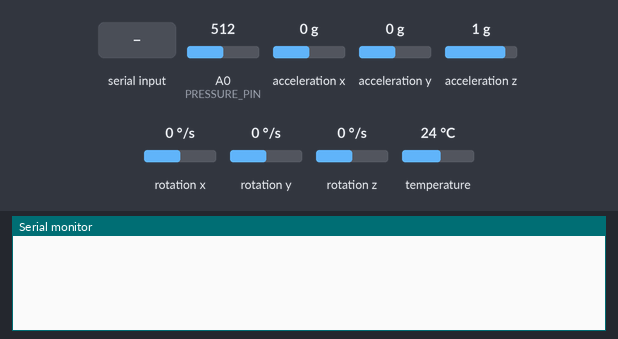
This program was run on a simulated Arduino Micro, built with avr-gcc and run on an emulated ATmega32U4. On the bench: the last lines printed to the serial monitor. Inputs (shaded band) come from the test bench; at power-on: A0 (PRESSURE_PIN) = 512, acceleration x 0 g, acceleration y 0 g, acceleration z 1 g, rotation x 0 °/s, rotation y 0 °/s, rotation z 0 °/s, temperature 24 °C. USB keyboard and mouse output is not drawn.

Above: at 1.2 s.
1.3 s: "SENS:\n" received over Serial
At 2.2 s:
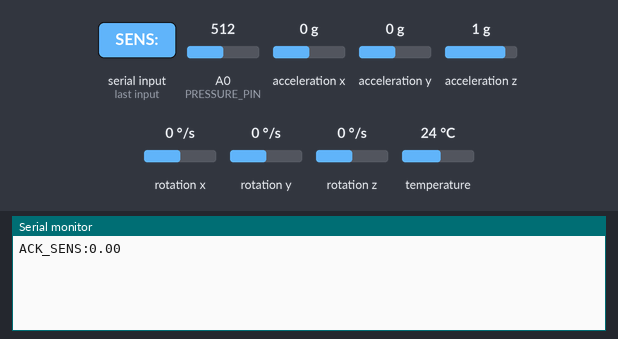
2.8 s: "DAMP:\n" received over Serial
At 3.2 s:
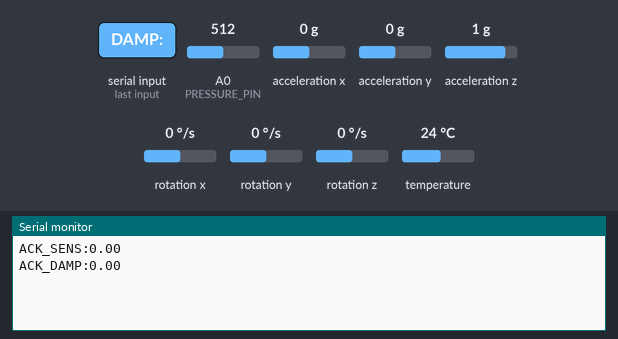
4.3 s: "THRE:90\n" received over Serial
At 5.5 s:
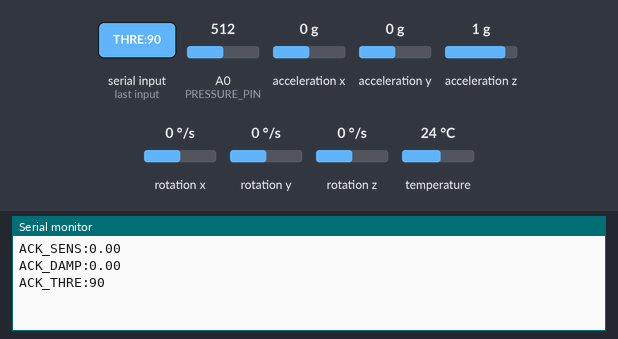

The program:

main.cpp
```cpp
#include <Arduino.h>
#include <Wire.h>
#include <Mouse.h>
#include <Adafruit_MPU6050.h>
#include <Adafruit_Sensor.h>

// ==============================================================================
// SOVEREIGN TUNING TENSORS (Synced with crispy_hub_v3.py Configuration)
// ==============================================================================
float sensitivity = 2.2;         // MPU Multiplier (SENS command)
float latency_alpha = 0.15;      // EMA filter alpha via Hub "Latency" (DAMP command)
int pressure_threshold = 550;    // Pneumatic puff trigger (THRE command)
const float DEADZONE = 0.05;     // Topological gyro deadzone filter

const int PRESSURE_PIN = A0;
const int PUFF_WINDOW_MS = 400;
const int LONG_PUFF_MS = 1200;

Adafruit_MPU6050 mpu;
float smoothed_X = 0, smoothed_Y = 0;

// Pneumatic State Machine Variables
unsigned long puffStartTime = 0, lastPuffTime = 0;
int puffCount = 0;
bool isPuffing = false, actionFired = false;

void executeHomeSequence() {
    for(int i = 0; i < 50; i++) { Mouse.move(-100, -100, 0); }
    delay(50);
    for(int i = 0; i < 15; i++) { Mouse.move(100, 50, 0); }
}

void parseSerial() {
    if (Serial.available() > 0) {
        String cmd = Serial.readStringUntil('\n');
        cmd.trim();
        if (cmd.startsWith("SENS:")) {
            sensitivity = cmd.substring(5).toFloat();
            Serial.print("ACK_SENS:"); Serial.println(sensitivity);
        }
        if (cmd.startsWith("DAMP:")) {
            latency_alpha = cmd.substring(5).toFloat();
            Serial.print("ACK_DAMP:"); Serial.println(latency_alpha);
        }
        if (cmd.startsWith("THRE:")) {
            pressure_threshold = cmd.substring(5).toInt();
            Serial.print("ACK_THRE:"); Serial.println(pressure_threshold);
        }
    }
}

void setup() {
    Serial.begin(115200);
    Wire.begin();
    if (!mpu.begin()) while (1) delay(10);
    mpu.setFilterBandwidth(MPU6050_BAND_21_HZ);
    Mouse.begin();
}

void loop() {
    parseSerial();
    sensors_event_t a, g, temp;
    mpu.getEvent(&a, &g, &temp);

    // Tightened Deadzone for Macro-Micro stability
    float r_z = (abs(g.gyro.z) < DEADZONE) ? 0 : g.gyro.z;
    float r_y = (abs(g.gyro.y) < DEADZONE) ? 0 : g.gyro.y;

    // EMA Filter using Latency Alpha (controlled via Hub)
    smoothed_X = (latency_alpha * r_z) + ((1.0 - latency_alpha) * smoothed_X);
    smoothed_Y = (latency_alpha * r_y) + ((1.0 - latency_alpha) * smoothed_Y);

    // Relative Motion Injection
    Mouse.move(-(int)(smoothed_X * sensitivity * 10), (int)(smoothed_Y * sensitivity * 10), 0);

    int currentPressure = analogRead(PRESSURE_PIN);
    bool currentlyPuffing = (currentPressure > pressure_threshold);
    unsigned long currentTime = millis();
    if (currentlyPuffing && !isPuffing) { isPuffing = true; puffStartTime = currentTime; actionFired = false; }
    else if (!currentlyPuffing && isPuffing) {
        isPuffing = false;
        if ((currentTime - puffStartTime) < LONG_PUFF_MS) { puffCount++; lastPuffTime = currentTime; }
    } else if (currentlyPuffing && isPuffing && (currentTime - puffStartTime) >= LONG_PUFF_MS && !actionFired) {
        executeHomeSequence(); actionFired = true; puffCount = 0;
    }
    if (!isPuffing && puffCount > 0 && (currentTime - lastPuffTime) > PUFF_WINDOW_MS) {
        if (puffCount == 1) Mouse.click(MOUSE_LEFT);
        else if (puffCount >= 2) Mouse.click(MOUSE_RIGHT);
        puffCount = 0;
    }

    delay(10); // 100Hz manifold refresh
}
```

Measured:
- after the input at 1.3 s, the serial monitor: prints a new line at once (image 1)
- after the input at 2.8 s, the serial monitor: prints a new line at once (image 2)
- after the input at 4.3 s, the serial monitor: prints a new line at once (image 3)
